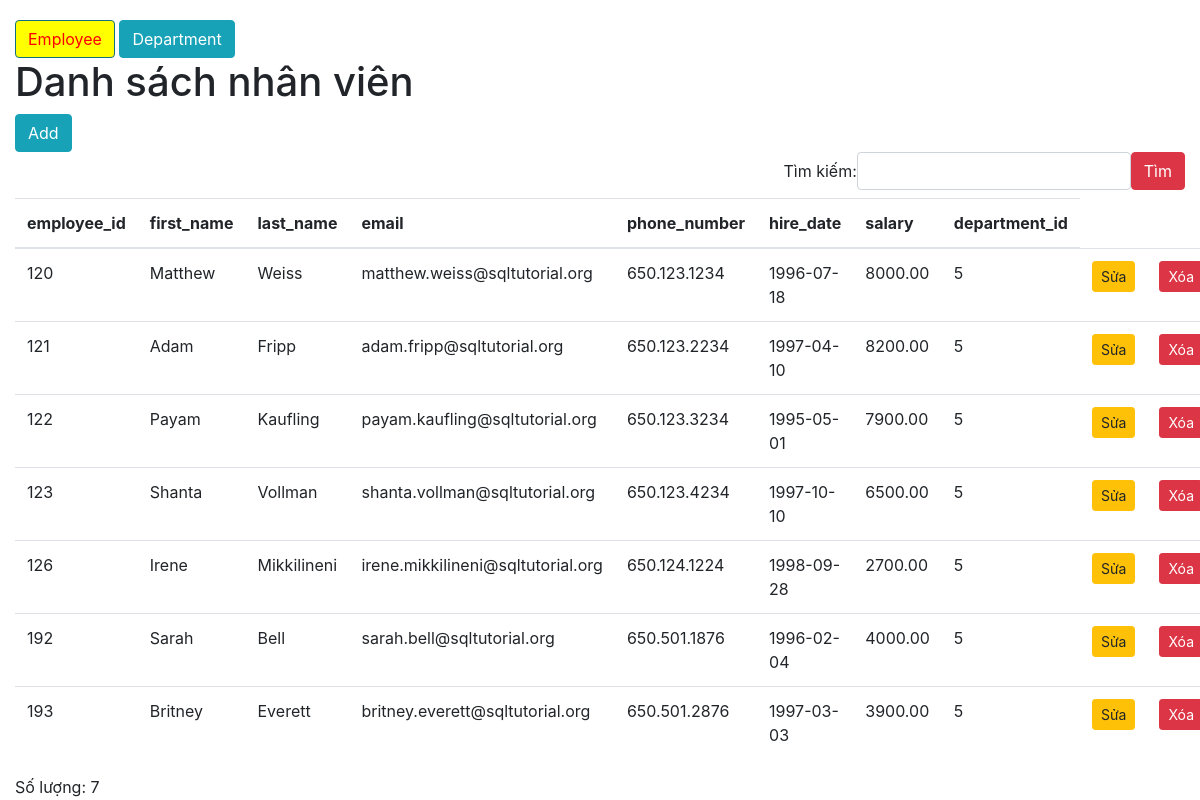
The app's page /?c=employee&a=list&department_id=5 with its own data.
### tables this page shows
CREATE TABLE `employees`  (
  `employee_id` int(11) NOT NULL AUTO_INCREMENT,
  `first_name` varchar(20) NULL DEFAULT NULL,
  `last_name` varchar(25) NOT NULL,
  `email` varchar(100) NOT NULL,
  `phone_number` varchar(20) NULL DEFAULT NULL,
  `hire_date` date NOT NULL,
  `salary` decimal(8, 2) NOT NULL,
  `department_id` int(11) NULL DEFAULT NULL,
  PRIMARY KEY (`employee_id`) USING BTREE,
  INDEX `employees_ibfk_1`(`department_id`) USING BTREE,
  CONSTRAINT `employees_ibfk_1` FOREIGN KEY (`department_id`) REFERENCES `departments` (`department_id`) ON DELETE RESTRICT ON UPDATE RESTRICT
);

### controller/EmployeeController.php (called while the page is built, shortened)
<?php
class EmployeeController
{
    function list()
    {
        $id = $_GET['department_id'];
        $employeeRepository = new EmployeeRepository();
        $employees = $employeeRepository->Do($id);
        require 'view/employee/index.php';
    }
}

### index.php (called while the page is built, shortened)
<?php
require 'connectDB.php';
require 'model/employee.php';
require 'model/EmployeeRepository.php';
$a = $_GET['a'] ?? 'index';
$controller = new $controller();
$controller->$a();

### model/EmployeeRepository.php (called while the page is built, shortened)
<?php
class EmployeeRepository
{
    function fetch($cond = null)
    {
        $sql = 'SELECT * FROM employees';
        if ($cond) {
            $sql .= " WHERE $cond";
        }
        global $conn;
        $result = $conn->query($sql);
        $employees = [];
        if ($result->num_rows > 0) {
            while ($row = $result->fetch_assoc()) {
                $employee_id = $row['employee_id'];
                $first_name = $row['first_name'];
                $last_name = $row['last_name'];
                $email = $row['email'];
                $phone_number = $row['phone_number'];
                $hire_date = $row['hire_date'];
                $salary = $row['salary'];
                $department_id = $row['department_id'];
                $employee = new Employee($employee_id, $first_name, $last_name, $email, $phone_number, $hire_date, $salary, $department_id);
                $employees[] = $employee;
            }
        }
        return $employees;
    }
    function Do($id)
    {
        $cond = "department_id = $id";
        $employees = $this->fetch($cond);
        return $employees;
    }
}

### model/employee.php (called while the page is built, shortened)
<?php
class Employee
{
    function __construct($employee_id,$first_name,$last_name,$email
    ,$phone_number,$hire_date,$salary,$department_id)
    {
        $this->employee_id = $employee_id;
        $this->first_name = $first_name;
        $this->last_name = $last_name;
        $this->email = $email;
        $this->phone_number = $phone_number;
        $this->hire_date = $hire_date;
        $this->salary = $salary;
        $this->department_id = $department_id;
    }
}

### view/employee/index.php (the view)
<?php require 'layout/header.php' ?>
<h1>Danh sách nhân viên</h1>
<a href="?a=create" class="btn btn-info">Add</a>
<?php require 'layout/search.php' ?>
<table class="table table-hover">
    <thead>
        <tr>
            <th>employee_id</th>
            <th>first_name</th>
            <th>last_name</th>
            <th>email</th>
            <th>phone_number</th>
            <th>hire_date</th>
            <th>salary</th>
            <th>department_id</th>
        </tr>
    </thead>
    <tbody>
        <?php foreach ($employees as $employee) : ?>
        <tr>
            <td><?= $employee->employee_id ?></td>
            <td><?= $employee->first_name ?></td>
            <td><?= $employee->last_name ?></td>
            <td><?= $employee->email ?></td>
            <td><?= $employee->phone_number ?></td>
            <td><?= $employee->hire_date ?></td>
            <td><?= $employee->salary ?></td>
            <td><?= $employee->department_id ?></td>
            <td><a class="btn btn-warning btn-sm" href="?a=edit&employee_id=<?= $employee->employee_id ?>">Sửa</a></td>
            <td>
                <button type="button" data-href="?a=destroy&employee_id=<?= $employee->employee_id ?>"
                    class="btn btn-danger btn-sm delete" data-toggle="modal" data-target="#exampleModal">
                    Xóa
                </button>
            </td>
        </tr>
        <?php endforeach ?>
    </tbody>
</table>
<div>
    <span>Số lượng: <?= count($employees) ?></span>
</div>
<?php require 'layout/footer.php' ?>

### records on screen
employees: employee_id "120", first_name "Matthew", last_name "Weiss", email "matthew.weiss@sqltutorial.org", phone_number "650.123.1234", hire_date "1996-07-18", salary "8000.00", department "5"
employees: employee_id "121", first_name "Adam", last_name "Fripp", email "adam.fripp@sqltutorial.org", phone_number "650.123.2234", hire_date "1997-04-10", salary "8200.00", department "5"
employees: employee_id "122", first_name "Payam", last_name "Kaufling", email "payam.kaufling@sqltutorial.org", phone_number "650.123.3234", hire_date "1995-05-01", salary "7900.00", department "5"
employees: employee_id "123", first_name "Shanta", last_name "Vollman", email "shanta.vollman@sqltutorial.org", phone_number "650.123.4234", hire_date "1997-10-10", salary "6500.00", department "5"
employees: employee_id "126", first_name "Irene", last_name "Mikkilineni", email "irene.mikkilineni@sqltutorial.org", phone_number "650.124.1224", hire_date "1998-09-28", salary "2700.00", department "5"
employees: employee_id "192", first_name "Sarah", last_name "Bell", email "sarah.bell@sqltutorial.org", phone_number "650.501.1876", hire_date "1996-02-04", salary "4000.00", department "5"
employees: employee_id "193", first_name "Britney", last_name "Everett", email "britney.everett@sqltutorial.org", phone_number "650.501.2876", hire_date "1997-03-03", salary "3900.00", department "5"

### other values on screen
count($employees) "7"
